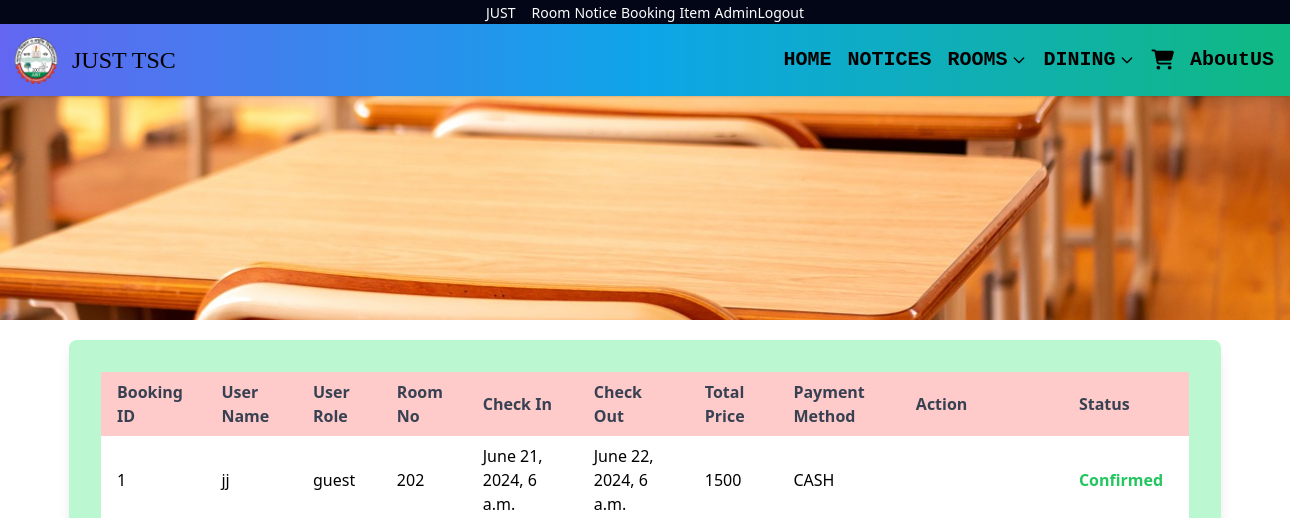
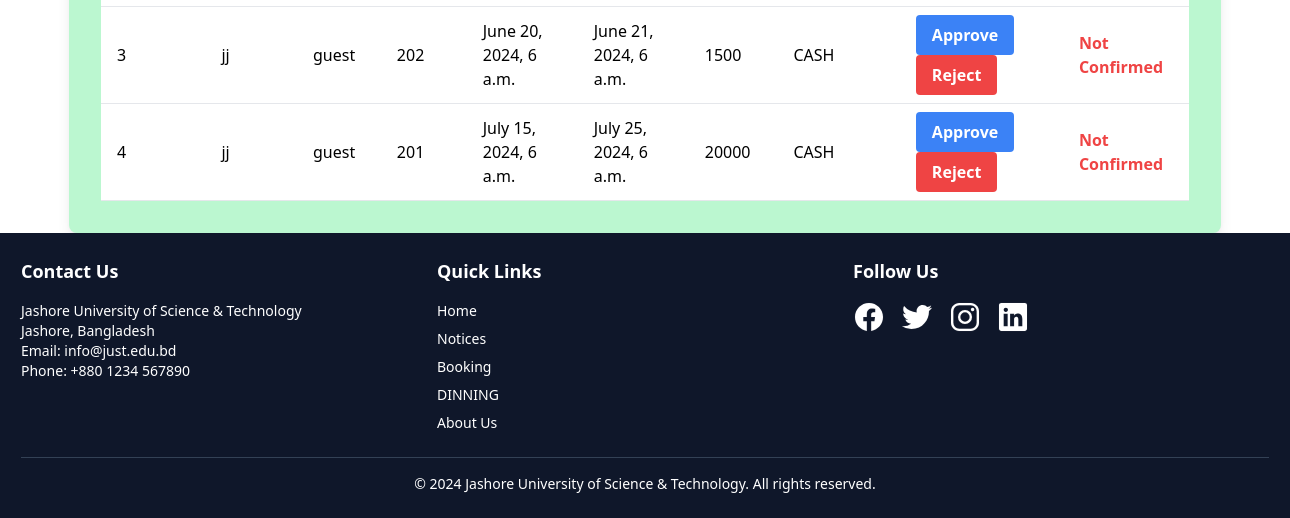
/Booking_list/ (signed in), run on an earlier commit of the app's database (2 pictures, top to bottom).
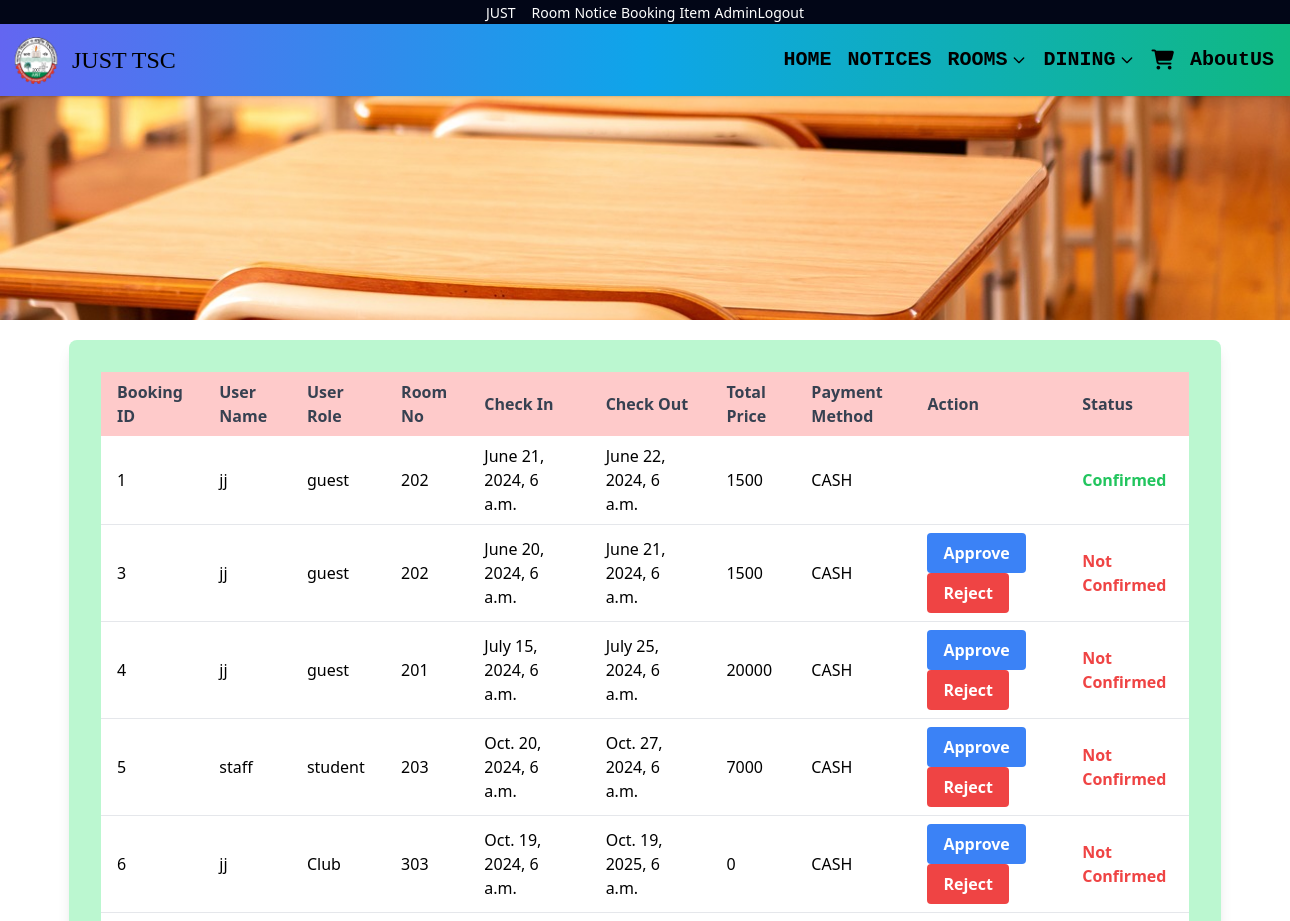
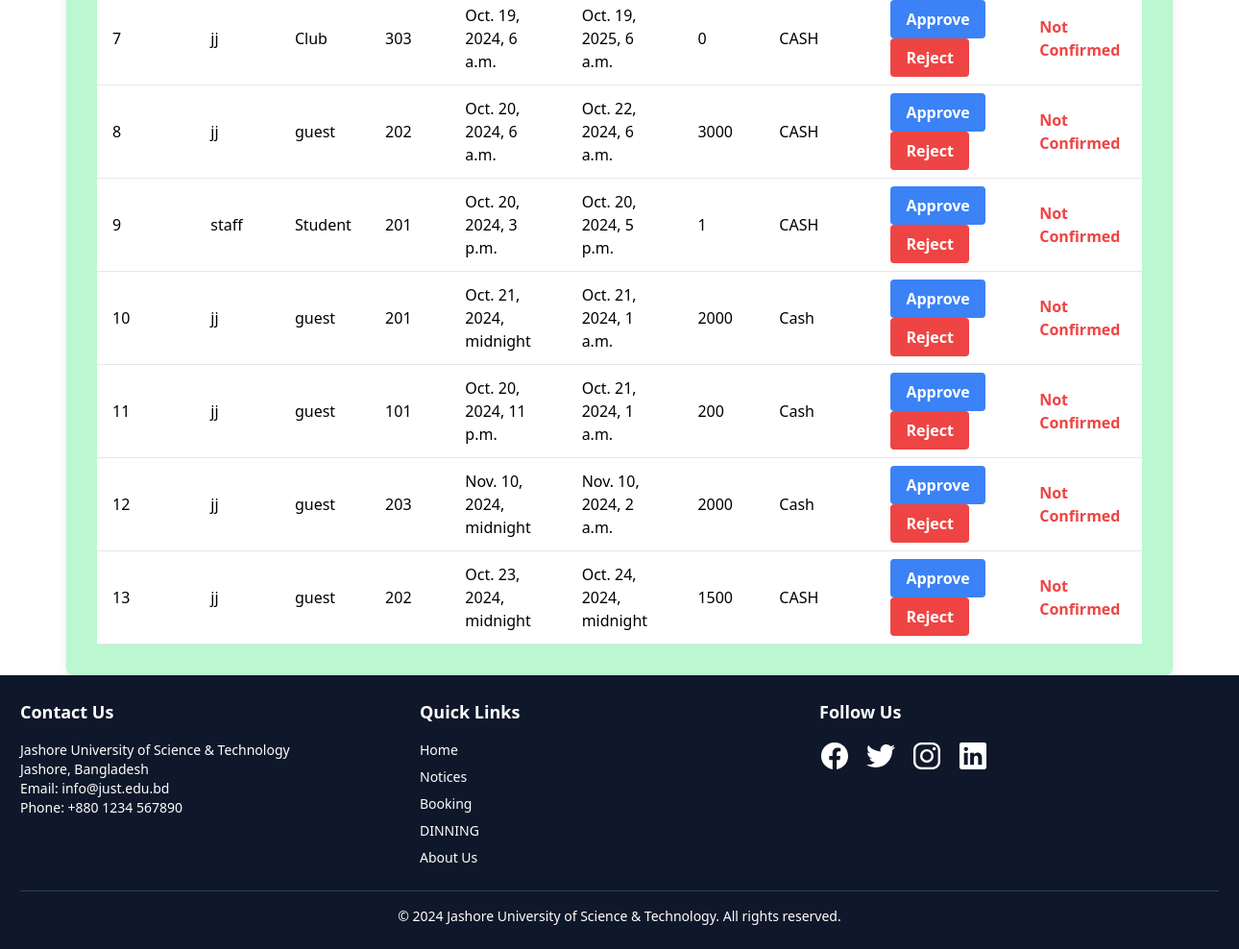
And on a later commit of the database (2 pictures, top to bottom).
### TSC/models.py (models this page shows, shortened)
class Booking(models.Model):
    PAYMENT_CHOICES = [
        ('CASH', 'CASH'),
        ('E-Payment', 'E-Payment'),
    ]
    booking_id = models.AutoField(primary_key=True)
    user=models.ForeignKey(settings.AUTH_USER_MODEL,on_delete=models.CASCADE)
    email = models.EmailField()
    room = models.ForeignKey(Room, on_delete=models.SET_NULL,null=True,blank=True)
    check_in=models.DateTimeField()
    check_out=models.DateTimeField()
    tot_price=models.IntegerField(default=0)
    payment_method = models.CharField(max_length=10, choices=PAYMENT_CHOICES, default='CASH')
    confirmed = models.BooleanField(default=False)
    role=models.CharField(max_length=10,default="Student")

class Room(models.Model):
    current_status=[
        ('Available for booking','Available for booking'),
        ('Not available currently','Not available currently'),
        ('Not for Booking','Not for booking'),
    ]
    room=models.CharField(max_length=50)
    roomtype = models.ForeignKey(Room_Type, on_delete=models.SET_NULL,null=True,blank=True)
    capacity=models.IntegerField(default=0)
    status = models.CharField(null=True,blank=True,max_length=50, choices=current_status)
    description=models.TextField(null=True,blank=True)
    img=models.FileField(upload_to='img')
    price=models.IntegerField(default=0)
    def __str__(self) -> str:
        return self.room

### TSC/views.py (the view)
# urls.py: path('Booking_list/',views.Booking_list,name="Booking_list"),
@user_passes_test(is_admin, login_url='/')
def Booking_list(request):
    booking_list=Booking.objects.all()
    return render(request,'Booking_list.html',{'booking_list':booking_list,'page_name':"BOOKING LIST"})

### TSC/views.py (called while the page is built)
def is_admin(user):
    return user.is_authenticated and user.is_staff

### templates/Booking_list.html (shortened to what this page needs)
{% extends "image.html" %}
{% block first %}
<div class="container mx-auto mt-5">
    <form class="w-full sm:max-w-lg md:max-w-2xl lg:max-w-10xl xl:max-w-6xl mx-auto bg-green-200 p-8 rounded-lg shadow-lg" method="POST" enctype="multipart/form-data">
        <table class="w-full text-left table-auto">
            <thead>
                <tr class="bg-red-200 text-gray-700">
                    <th scope="col" class="px-4 py-2">Booking ID</th>
                    <th scope="col" class="px-4 py-2">User Name</th>
                    <th scope="col" class="px-4 py-2">User Role</th>
                    <th scope="col" class="px-4 py-2">Room No</th>
                    <th scope="col" class="px-4 py-2">Check In</th>
                    <th scope="col" class="px-4 py-2">Check Out</th>
                    <th scope="col" class="px-4 py-2">Total Price</th>
                    <th scope="col" class="px-4 py-2">Payment Method</th>
                    <th scope="col" class="px-4 py-2">Action</th>
                    <th scope="col" class="px-4 py-2">Status</th>
                </tr>
            </thead>
            <tbody>
                {% for bl in booking_list %}
                <tr class="bg-white border-b border-gray-200">
                    <td class="px-4 py-2">{{ bl.booking_id }}</td>
                    <td class="px-4 py-2">{{ bl.user }}</td>
                    <td class="px-4 py-2">{{ bl.role }}</td>
                    <td class="px-4 py-2">{{ bl.room }}</td>
                    <td class="px-4 py-2">{{ bl.check_in }}</td>
                    <td class="px-4 py-2">{{ bl.check_out }}</td>
                    <td class="px-4 py-2">{{ bl.tot_price }}</td>
                    <td class="px-4 py-2">{{ bl.payment_method }}</td>
                    {% if not bl.confirmed %}
                    <td class="px-4 py-2">
                        <a href="{% url 'approve_booking' bl.booking_id %}" class="inline-block bg-blue-500 hover:bg-blue-700 text-white font-bold py-2 px-4 rounded mr-2 transition duration-200" onclick="return confirm('Are you sure you want to approve this booking?');">Approve</a>
                        <a href="{% url 'reject_booking' bl.booking_id %}" class="inline-block bg-red-500 hover:bg-red-700 text-white font-bold py-2 px-4 rounded transition duration-200" onclick="return confirm('Are you sure you want to reject this booking?');">Reject</a>
                    </td>
                    {% else %}
                    <td class="px-4 py-2"></td>
                    {% endif %}
                    {% if bl.confirmed %}
                    <td class="px-4 py-2 text-green-500 font-semibold">Confirmed</td>
                    {% else %}
                    <td class="px-4 py-2 text-red-500 font-semibold">Not Confirmed</td>
                    {% endif %}
                </tr>
                {% endfor %}
            </tbody>
        </table>
    </form>
</div>
{% endblock %}

What changed in the data, as far as the page shows it:
added Booking: booking_id "5", user "staff", role "student", room "203", check_in "Oct. 20, 2024, 6 a.m.", check_out "Oct. 27, 2024, 6 a.m.", tot_price "7000", payment_method "CASH", confirmed "Approve"
added Booking: booking_id "6", user "jj", role "Club", room "303", check_in "Oct. 19, 2024, 6 a.m.", check_out "Oct. 19, 2025, 6 a.m.", tot_price "0", payment_method "CASH", confirmed "Approve"
added Booking: booking_id "7", user "jj", role "Club", room "303", check_in "Oct. 19, 2024, 6 a.m.", check_out "Oct. 19, 2025, 6 a.m.", tot_price "0", payment_method "CASH", confirmed "Approve"
added Booking: booking_id "8", user "jj", role "guest", room "202", check_in "Oct. 20, 2024, 6 a.m.", check_out "Oct. 22, 2024, 6 a.m.", tot_price "3000", payment_method "CASH", confirmed "Approve"
added Booking: booking_id "9", user "staff", role "Student", room "201", check_in "Oct. 20, 2024, 3 p.m.", check_out "Oct. 20, 2024, 5 p.m.", tot_price "1", payment_method "CASH", confirmed "Approve"
added Booking: booking_id "10", user "jj", role "guest", room "201", check_in "Oct. 21, 2024, midnight", check_out "Oct. 21, 2024, 1 a.m.", tot_price "2000", payment_method "Cash", confirmed "Approve"
added Booking: booking_id "11", user "jj", role "guest", room "101", check_in "Oct. 20, 2024, 11 p.m.", check_out "Oct. 21, 2024, 1 a.m.", tot_price "200", payment_method "Cash", confirmed "Approve"
added Booking: booking_id "12", user "jj", role "guest", room "203", check_in "Nov. 10, 2024, midnight", check_out "Nov. 10, 2024, 2 a.m.", tot_price "2000", payment_method "Cash", confirmed "Approve"
added Booking: booking_id "13", user "jj", role "guest", room "202", check_in "Oct. 23, 2024, midnight", check_out "Oct. 24, 2024, midnight", tot_price "1500", payment_method "CASH", confirmed "Approve"
